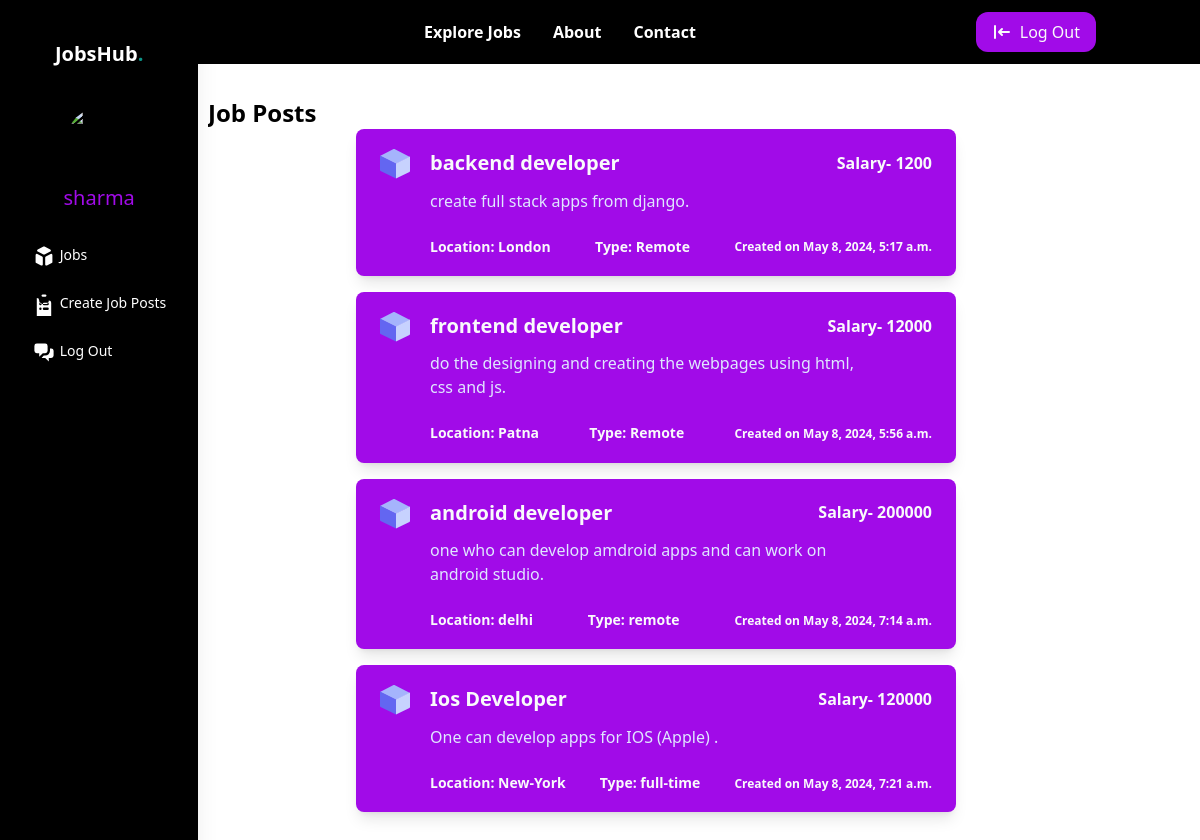
/test/job_list_rec/ (signed in), run on the app's committed database.
### dashboard/models.py (models this page shows, shortened)
class Jobpost(models.Model):
    recruiter = models.OneToOneField(Recruiters, on_delete=models.CASCADE,null=True,blank=True)
    title=models.CharField(max_length=200,null=True,blank=True)
    jobDescription=models.CharField(max_length=200,null=True,blank=True)
    jobRequirement=models.CharField(max_length=200,null=True,blank=True)
    jobtype=models.CharField(max_length=200,null=True,blank=True)
    salary=models.IntegerField(null=True,blank=True)
    location=models.CharField(max_length=200,null=True,blank=True)
    pub_date= models.DateTimeField(auto_now_add=True,null=True,blank=True)

### dashboard/views.py (the view)
# urls.py: path('<username>/job_list_rec/', views.job_list_rec, name='job_list_rec'),
@login_required(login_url="/recruiter/login/")
def job_list_rec(request, username):
    jobposts = Jobpost.objects.all()
    username = request.user.username
    users = User.objects.filter(username=username)
    context = {'jobposts': jobposts, 'users': users}
    return render(request,'job-list-rec.html', context)

### dashboard/templates/job-list-rec.html (shortened to what this page needs)
{% extends "dashboard.html" %}
    {% block content %}
    <h1 class="text-2xl leading-snug font-extrabold text-black truncate mb-4 ml-4 sm:mb-0">Job Posts</h1>
        {% for jobpost in jobposts %}
        <div class="flex flex-col ml-40 ">
            <div class=" w-[50vw] mx-auto bg-[#A10BE8] shadow-lg rounded-lg mb-4">
                <div class="px-6 py-5">
                    <div class="flex items-start">
                        <div class="flex-grow truncate">
                            <div class="w-full sm:flex justify-between items-center mb-3">
                                <h2 class="text-xl leading-snug font-extrabold text-gray-50 truncate mb-1 sm:mb-0">{{jobpost.title}}</h2>
                                <h2 class="text-md leading-snug font-extrabold text-gray-50 truncate mb-1 sm:mb-0">Salary- {{jobpost.salary}}</h2>
                            </div>
                            <div class="flex items-end justify-between whitespace-normal">
                                <div class="max-w-md text-indigo-100">
                                    <p class="mb-2">{{jobpost.jobDescription}}.</p>
                                </div>
                            </div>
                            <div class="w-full flex justify-between mt-4 ">
                                <h2 class="text-sm leading-snug font-bold text-gray-50 truncate mb-1 sm:mb-0"       >Location: {{jobpost.location}}</h2>
                        <h2 class="text-sm leading-snug font-bold text-gray-50 truncate mb-1 sm:mb-0">Type: {{jobpost.jobtype}} </h2>
                                <h2 class="text-xs leading-snug self-end font-bold text-gray-50 truncate mb-1 sm:mb-0" >Created on {{jobpost.pub_date}}</h2>
                            </div>
                        </div>
                    </div>
                </div>
            </div>
        </div>
        {% endfor %}
                </div>
    {% endblock content %}

### dashboard/templates/dashboard.html (shortened to what this page needs)
<!DOCTYPE html>
<html lang="en">
<head>
    <script src="https://cdn.tailwindcss.com"></script>
</head>
<body class="font-poppins antialiased ">
    <div class="w-full h-16 bg-black fixed ">
  <nav class="bg-black w-100 px-8 md:px-auto">
      <div class="md:h-16 h-28 mx-auto md:px-4 container flex items-center justify-between flex-wrap md:flex-nowrap">
          <div class="text-indigo-500 md:order-1">
          </div>
          <div class="text-gray-500 order-3 w-full md:w-auto md:order-2">
              <ul class="flex font-semibold justify-between">
                  <li class="md:px-4 md:py-2 hover:text-[#A10BE8] text-white"><a href="/{{user.username}}/job_list_rec/">Explore Jobs</a></li>
                  <li class="md:px-4 md:py-2 hover:text-[#A10BE8] text-white"><a href="#">About</a></li>
                  <li class="md:px-4 md:py-2 hover:text-[#A10BE8] text-white"><a href="#">Contact</a></li>
              </ul>
          </div>
          <div class="order-2 md:order-3">
              <a href="/recruiter/logout"><button class="px-4 py-2 bg-[#A10BE8] hover:bg-indigo-600 text-gray-50 rounded-xl flex items-center gap-2">
                  <span>Log Out</span>
              </button>
            </a>
          </div>
      </div>
  </nav>
    </div>
    <div class="h-full w-screen flex flex-row gap-6" x-data="{ sidenav: true }">
      <div id="sidebar"
        class="bg-black h-screen md:block shadow-xl px-6 fixed"
        x-show="sidenav" @click.away="sidenav = false">
        <div class="space-y-6 md:space-y-10 mt-10">
          <h1 class="hidden md:block font-bold text-sm md:text-xl text-center text-white">
            JobsHub<span class="text-teal-600">.</span>
          </h1>
          <div id="profile" class="space-y-3">
            <img
              src="https://images.unsplash.com/photo-1628157588553-5eeea00af15c?ixlib=rb-4.0.3&ixid=MnwxMjA3fDB8MHxwaG90by1wYWdlfHx8fGVufDB8fHx8&auto=format&fit=crop&w=880&q=80"
              alt="Avatar user" class="w-10 md:w-16 rounded-full mx-auto" />
            <div>
              <h2 class="font-medium md:text-xl text-center text-[#A10BE8]">
                {{user.username}}
              </h2>
            </div>
          </div>
        </div>
        <div id="menu" class="flex flex-col space-y-2 mt-6">
          <a href="/{{user.username}}/job_list_rec/"
          class="text-sm font-medium text-gray-700 py-2 px-2 hover:bg-[#A10BE8] hover:text-white hover:scale-105 rounded-md transition duration-150 ease-in-out text-white">
            <span class="">Jobs</span>
          </a>
          <a href="/{{user.username}}/create_job/"
            class="text-sm font-medium text-gray-700 py-2 px-2 hover:bg-[#A10BE8] hover:text-white hover:scale-105 rounded-md transition duration-150 ease-in-out text-white">
            <span class="">Create Job Posts </span>
          </a>
          <a href="/recruiter/logout"
            class="text-sm font-medium text-gray-700 py-2 px-2 hover:bg-[#A10BE8] hover:text-white hover:scale-105 rounded-md transition duration-150 ease-in-out text-white">
            <span class="">Log Out</span>
          </a>
        </div>
      </div>
      <div class="w-[80%] px-24 m-24">
        <main>
            {% block content %}
            {% endblock content %}
      </div>
</body>
</html>

### data on the page
Jobpost: title "backend developer", salary "1200", jobDescription "create full stack apps from django", location "London", jobtype "Remote", pub_date "May 8, 2024, 5:17 a.m."
Jobpost: title "frontend developer", salary "12000", jobDescription "do the designing and creating the webpages using html, css and js", location "Patna", jobtype "Remote", pub_date "May 8, 2024, 5:56 a.m."
Jobpost: title "android developer", salary "200000", jobDescription "one who can develop amdroid apps and can work on android studio", location "delhi", jobtype "remote", pub_date "May 8, 2024, 7:14 a.m."
Jobpost: title "Ios Developer", salary "120000", jobDescription "One can develop apps for IOS (Apple)", location "New-York", jobtype "full-time", pub_date "May 8, 2024, 7:21 a.m."

### other printed values
{{ user.username }} "sharma"
